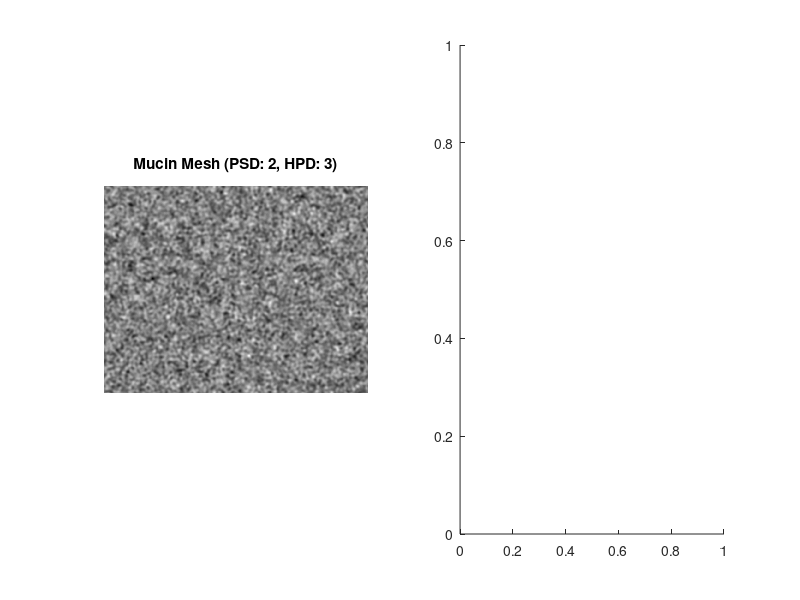

Here is the MATLAB script that generated this plot: (Note: this script raises an error after producing the figure.)
clc; clear all; close all;

addpath('./input')

% Modular Mucus Surface Generator
% Methodology: Pérez-Ràfols & Almqvist (2019)
clear; clc;

%% --- 0. SELECTION SETTINGS ---
% Choose PSD: 1 = Fixed Ring, 2 = Aberrant Multi-scale, 3 = Fractal
% (Self-Affine), 4 = Fixed Ring with Noise
psd_type = 2;

% Choose HPD: 1 = Weibull, 2 = Bimodal (Min-Gaussian), 3 = Gaussian
hpd_type = 3;
%% 1. Grid & Physical Scaling
pixel_size = 5;
width_nm = 5500;
height_nm = 4300;

M = round(width_nm / pixel_size);  % Number of points in x
N = round(height_nm / pixel_size); % Number of points in y

target_pore_nm = 180;   % Primary target spacing

%% 2. Define Target Power Spectrum (PSD)
% Use M and N separately for the meshgrid to create a rectangular spectral domain
[kx, ky] = meshgrid((-M/2:M/2-1), (-N/2:N/2-1));

% Calculate frequencies based on specific dimensions 
% Note: k is now an NxM matrix
k = sqrt((kx * (2*pi/width_nm)).^2 + (ky * (2*pi/height_nm)).^2);
k_peak = 2*pi / target_pore_nm;
sigma_k = k_peak/2;

switch psd_type
    case 1 % Standard 180nm Ring
        PSD_target = exp(-(k - k_peak).^2 / (2 * (sigma_k)^2));
    case 2 % Aberrant Multi-scale
        k_clump = 2*pi / 500; 
        sigma_c = k_clump/2;
        PSD_target = 0.5 * exp(-(k - k_peak).^2 / (2 * (sigma_k)^2)) + ... 
                     1.5 * exp(-(k - k_clump).^2 / (2 * (sigma_c)^2));
    case 3 % Fractal / Self-Affine
        H_f = 0.8; 
        PSD_target = k.^(-2*(1 + H_f));

    case 4 % Stochastic 180nm Ring (Jagged Frontiers)
        A = 1.0;            % Strength of the ring structure
        noise_floor = 0.008; % The "Aberration" factory
        
        % Create the standard Ring
        PSD_ring = A * exp(-(k - k_peak).^2 / (2 * sigma_k^2));
        
        % Add the White Noise Floor
        PSD_target = PSD_ring + noise_floor;
        
end

% Set DC component to zero to ensure zero mean
PSD_target(N/2+1, M/2+1) = 0; 

%% 3. Define Target HPD
% Ensure we generate exactly N*M points

switch hpd_type
    case 1 % Weibull HPD
        lambda = 1; % keep it at 1 for standard visualization
        k = 1.2; % k = 3.6 nearly gaussian
        target_hpd_values = wblrnd(lambda, k, [N*M, 1]);
        
    case 2 % Bimodal HPD
        % PARAMETERS TO CHANGE:
        c_val = 5;          % Distance between peaks (Try 5 vs 15)
        mucin_fraction = 0.7; % Mucin fraction
        
        % Create two separate populations
        num_mucin = round(N*M * mucin_fraction);
        num_fluid = (N*M) - num_mucin;
        
        % Peak 1 (Fluid) centered at 0
        fluid_peak = randn(num_fluid, 1);
        
        % Peak 2 (Mucin) centered at c_val
        mucin_peak = randn(num_mucin, 1) + c_val;
        
        % Combine and sort
        target_hpd_values = sort([fluid_peak; mucin_peak]);
        
    case 3 % Gaussian HPD (Standard/Smooth)
        mu = 0;      % Mean
        sigma = 1.5; % Standard Deviation
        
        % This generates N*M values following N(mu, sigma)
        target_hpd_values = mu + sigma .* randn(N*M, 1);
end

% Sort the values for the rank-ordering algorithm
target_hpd_values = sort(target_hpd_values);

%% 4. Iterative Algorithm
% Initialize with a seed matching the PSD
phase = 2 * pi * rand(N, M);
Z_f = sqrt(PSD_target) .* exp(1i * phase);
z_current = real(ifft2(ifftshift(Z_f)));

for iter = 1:15
    % Step A: Force HPD via Rank Ordering
    [~, idx] = sort(z_current(:));
    z_new = zeros(N*M, 1);
    z_new(idx) = target_hpd_values; 
    z_hpd = reshape(z_new, [N, M]);
    
    % Step B: Force PSD via Spectral Correction
    Z_f_current = fftshift(fft2(z_hpd));
    Z_f_corrected = sqrt(PSD_target) .* exp(1i * angle(Z_f_current));
    z_current = real(ifft2(ifftshift(Z_f_corrected)));
end

%% 5. Final Scaling & Export
mucin_image = (z_hpd - min(z_hpd(:))) / (max(z_hpd(:)) - min(z_hpd(:)));
mucin_image = uint8(255 * mucin_image);

%% 6. Visualization
figure('Position', [100, 100, 1100, 400]);
subplot(1,2,1); imshow(mucin_image);
title(sprintf('Mucin Mesh (PSD: %d, HPD: %d)', psd_type, hpd_type));
subplot(1,2,2); histogram(mucin_image, 50, 'FaceColor', 'k');
title('Obtained Height Probability Distribution (HPD)');

% Save the mucin topography image to a file
routeimg = fullfile('input', 'PSD_topography.png');
imwrite(mucin_image, routeimg);
